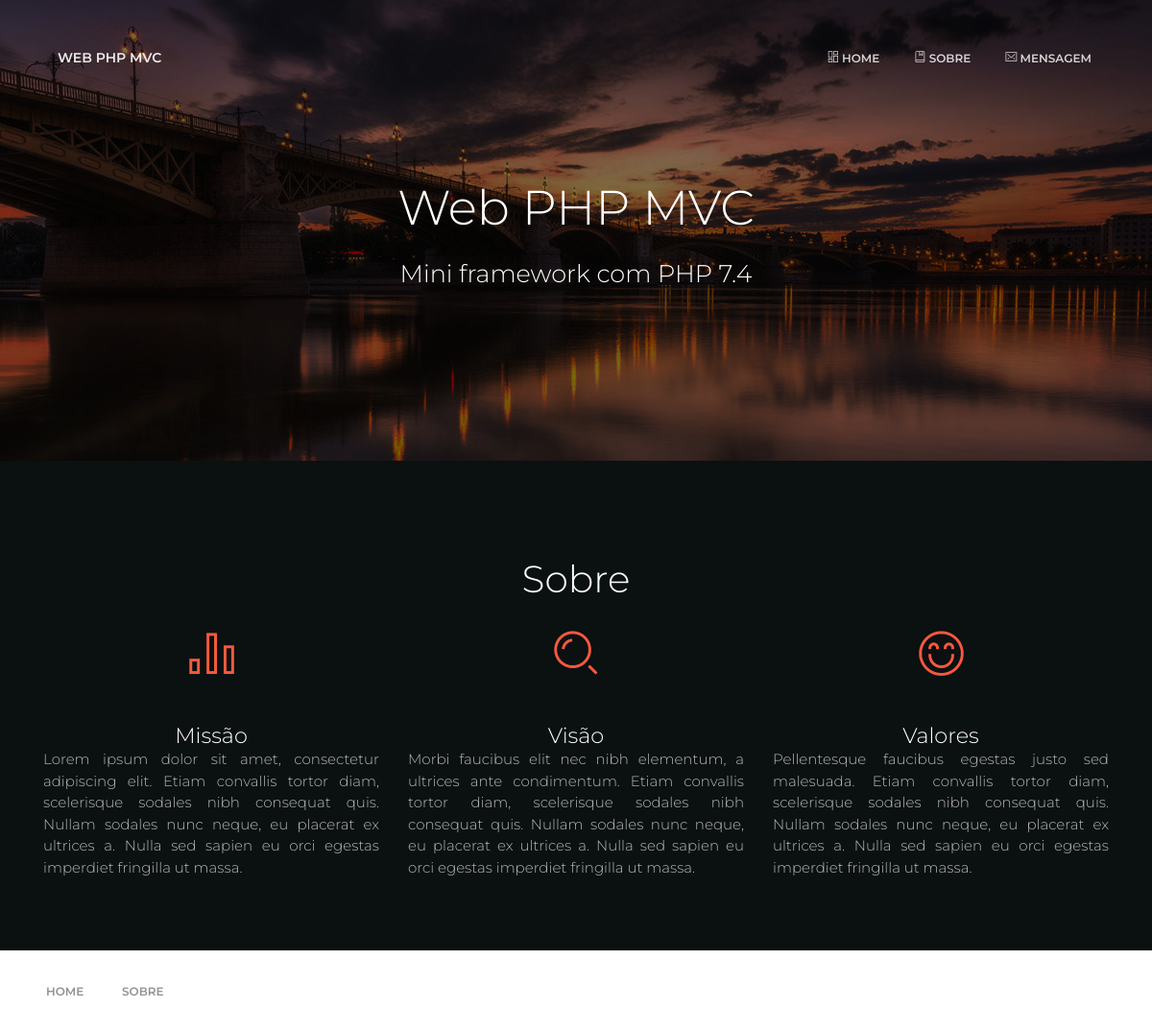
Screenshot of /sobre with the database file from the repository.
### tables this page shows
CREATE TABLE `tb_info` (
   `id` int(11) NOT NULL AUTO_INCREMENT,
   `titulo` varchar(200) NOT NULL,
   `descricao` text NOT NULL,
   `icone` varchar(100) NOT NULL,
   PRIMARY KEY (id)
);

### app/Controllers/BaseController.php (called while the page is built, shortened)
<?php
abstract class BaseController
{
    protected string $view;
    protected function render($view, ?array $params = []): void
    {
        $this->params = $params;
        $this->view = $view;
        require_once "../App/Views/index.phtml";
    }
    protected function content(): void
    {
        $namespace = get_class($this);
        $classController = str_replace('App\\Controllers\\', '', $namespace);
        $class = str_replace('Controller', '', $classController);
        require_once "../App/Views/" . $class . "/" .  $this->view . ".phtml";
    }
}

### app/Controllers/HomeController.php (called while the page is built, shortened)
<?php
class HomeController extends BaseController
{
    private InfoRepository $infoRepository;
    public function __construct()
    {
        $this->infoRepository = new InfoRepository();
    }
    public function sobre()
    {
        $infos = $this->infoRepository->getAll();
        $this->render('sobre', $infos);
    }
}

### public/index.php (called while the page is built, shortened)
<?php
$route = new \App\Config\RouterCore();
?>

### app/Database/Connection.php (called while the page is built, shortened)
<?php
class Connection
{
    static string $host = "localhost";
    static string $username = "root";
    static string $password = "";
    static string $dbname = "web_php_mvc";
    public static function getDb(): PDO
    {
        try {
            return new PDO(
                "mysql:host=" . self::$host . ";dbname=" . self::$dbname . ";charset=utf8",
                self::$username,
                self::$password
            );
        } catch (PDOException $e) {
            echo "<h2>" . $e->getMessage() . " - " . $e->getCode() . "</h2>";
            die;
        }
    }
}

### app/Repository/Repository.php (called while the page is built, shortened)
<?php
abstract class Repository
{
    public function __construct()
    {
        $this->db = $this->getConnection();
    }
    private function getConnection(): PDO
    {
        return Connection::getDb();
    }
}

### app/Repository/InfoRepository.php (called while the page is built, shortened)
<?php
class InfoRepository extends Repository
{
    private string $table = 'tb_info';
    public function getAll(): array
    {
        $query = "SELECT * FROM $this->table";
        return $this->db->query($query)->fetchAll();
    }
}

### app/Views/Home/sobre.phtml (the view, shortened to what this page needs)
<div class="page-header" data-parallax="true" style="background-image: url('../assets/img/daniel-olahh.jpg');">
    <div class="container">
        <div class="motto text-center">
            <h1>Web PHP MVC</h1>
            <h3>Mini framework com PHP 7.4</h3>
            <br/>
        </div>
    </div>
</div>
<div class="main">
    <div class="section section-dark text-center">
        <div class="container">
            <h2 class="title">Sobre</h2>
            <div class="row">
                <?php foreach  ($this->params as $key => $info) { ?>
                    <div class="col-md-4">
                        <div class="info">
                            <div class="icon icon-danger">
                                <i class="nc-icon <?= $info['icone']?>"></i>
                            </div>
                            <div class="description">
                                <h4 class="info-title"><?= $info['titulo']?></h4>
                                <p class="text-justify"><?= $info['descricao']?></p>
                            </div>
                        </div>
                    </div>
                <?php }?>
            </div>
        </div>
    </div>
</div>

### app/Config/RouterCore.php (shortened to what this page needs)
<?php
class RouterCore
{
    private string $uri;
    private string $method;
    private array $getArr = [];
    public function __construct()
    {
        $this->execute();
    }
    private function initialize(): void
    {
        $this->method = $_SERVER['REQUEST_METHOD'];
        $uri = $_SERVER['REQUEST_URI'];
        $ex = explode('/', $uri);
        $uri = $this->normalizeURI($ex);
        $this->uri = implode('/', $this->normalizeURI($uri));
    }
    private function get($router, $call)
    {
        $this->getArr[] = [
            'router' => $router,
            'call' => $call
        ];
    }
    private function post($router, $call)
    {
        $this->getArr[] = [
            'router' => $router,
            'call' => $call
        ];
    }
    private function execute()
    {
        switch ($this->method) {
            case 'GET':
                $this->executeGet();
                break;
        }
    }
    private function executeGet()
    {
        foreach ($this->getArr as $get) {
            $r = substr($get['router'], 1);
            if ($r == $this->uri) {
                if (is_callable($get['call'])) {
                    $get['call']();
                    break;
                } else {
                    $this->executeController($get['call']);
                }
            }
        }
    }
    private function executeController($get)
    {
        $ex = explode('@', $get);
        call_user_func_array([
            new $cont(),
            $ex[1]
        ], [new Request]);
    }
    private function normalizeURI($arr): array
    {
        return array_values(array_filter($arr));
    }
}

### app/Views/index.phtml (shortened to what this page needs)
<!doctype html>
<html lang="pt-br">
<head>
    <link href="https://maxcdn.bootstrapcdn.com/font-awesome/latest/css/font-awesome.min.css" rel="stylesheet">
    <link href="../assets/css/bootstrap.min.css" rel="stylesheet"/>
    <link href="../assets/css/paper-kit.css?v=2.2.0" rel="stylesheet"/>
    <link href="../assets/demo/demo.css" rel="stylesheet"/>
    <link href="../assets/demo/demo.css" rel="stylesheet"/>
    <link href="../assets/css/toastr.min.css" rel="stylesheet"/>
</head>
<body class="landing-page sidebar-collapse">
    <nav class="navbar navbar-expand-lg fixed-top navbar-transparent " color-on-scroll="300">
        <div class="container">
            <div class="navbar-translate">
                <a class="navbar-brand" href="" rel="tooltip"
                   title="Web PHP MVC" data-placement="bottom">
                    Web PHP MVC
                </a>
            </div>
            <div class="collapse navbar-collapse justify-content-end" id="navigation">
                <ul class="navbar-nav">
                    <li class="nav-item">
                        <a href="/" class="nav-link">
                            <i class="nc-icon nc-layout-11"></i> Home
                        </a>
                    </li>
                    <li class="nav-item">
                        <a href="/sobre" class="nav-link">
                            <i class="nc-icon nc-book-bookmark"></i> Sobre
                        </a>
                    </li>
                    <li class="nav-item">
                        <a href="/mensagem" class="nav-link">
                            <i class="nc-icon nc-email-85"></i> Mensagem
                        </a>
                    </li>
                </ul>
            </div>
        </div>
    </nav>
    <?= $this->content() ?>
    <footer class="footer footer-white">
        <div class="container">
            <div class="row">
                <nav class="footer-nav">
                    <ul>
                        <li>
                            <a href="#">Home</a>
                        </li>
                        <li>
                            <a href="#">Sobre</a>
                        </li>
                    </ul>
                </nav>
            </div>
        </div>
    </footer>
</body>
</html>

### rows the page displays
tb_info: titulo "Missão", descricao "Lorem ipsum dolor sit amet, consectetur adipiscing elit. Etiam convallis tortor diam, scelerisque sodales nibh consequat quis. Nullam sodales nunc neque, eu placerat ex ultrices a. Nulla sed sapien eu orci egestas imperdiet fringilla ut massa."
tb_info: titulo "Visão", descricao "Morbi faucibus elit nec nibh elementum, a ultrices ante condimentum. Etiam convallis tortor diam, scelerisque sodales nibh consequat quis. Nullam sodales nunc neque, eu placerat ex ultrices a. Nulla sed sapien eu orci egestas imperdiet fringilla ut massa."
tb_info: titulo "Valores", descricao "Pellentesque faucibus egestas justo sed malesuada. Etiam convallis tortor diam, scelerisque sodales nibh consequat quis. Nullam sodales nunc neque, eu placerat ex ultrices a. Nulla sed sapien eu orci egestas imperdiet fringilla ut massa."
